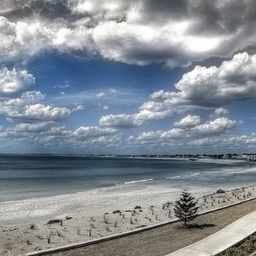
#> input picture sun6/beach-00.png, 256 x 256 px; its folder holds 4 pictures in this run
$ python colorization.py
#> lines starting #> are read from the running program, lines starting #| are printed output that depends on the picture
import cv2
import numpy as np
import os
from skimage.color import lab2rgb
folder = 'sun6'

# Loading images from a folder into an array
def load_images_from_folder():
        images = []
        names = []
        for fname in os.listdir(folder):
                img = cv2.imread(os.path.join(folder,fname))
#> img is the input picture: shape (256, 256, 3); mean B, G, R 148.3, 139.6, 131.2
                if img is not None:
                        images.append(img)
                        names.append(fname)
        return images,names

#Converting rgb image to lab and then back to rgb
def lab_rgb_method():
        org_images,org_names = load_images_from_folder()
        count = 0
        for img in org_images:
                rgb_lab = cv2.cvtColor(img, cv2.COLOR_RGB2LAB)
                lab_rgb = cv2.cvtColor(rgb_lab, cv2.COLOR_LAB2RGB)
                cv2.imwrite('true_fake_images/'+org_names[count],lab_rgb)
                count = count + 1
#> this loop made 4 passes
#> pass 2, in lab_rgb_method, `lab_rgb = cv2.cvtColor(rgb_lab, cv2.COLOR_LAB2RGB)`:
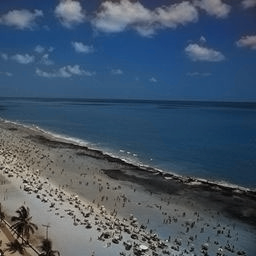
#> lab_rgb: shape (256, 256, 3); mean B, G, R 104.2, 85.2, 67.7
#> after the loop: rgb_lab: shape (256, 256, 3); mean of channels 0, 1, 2 158.5, 128.1, 129.6


lab_rgb_method()
